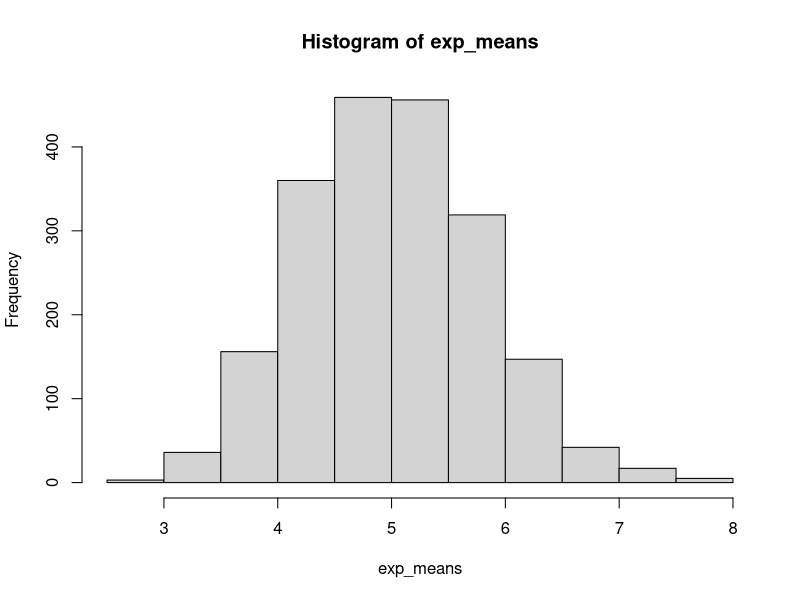
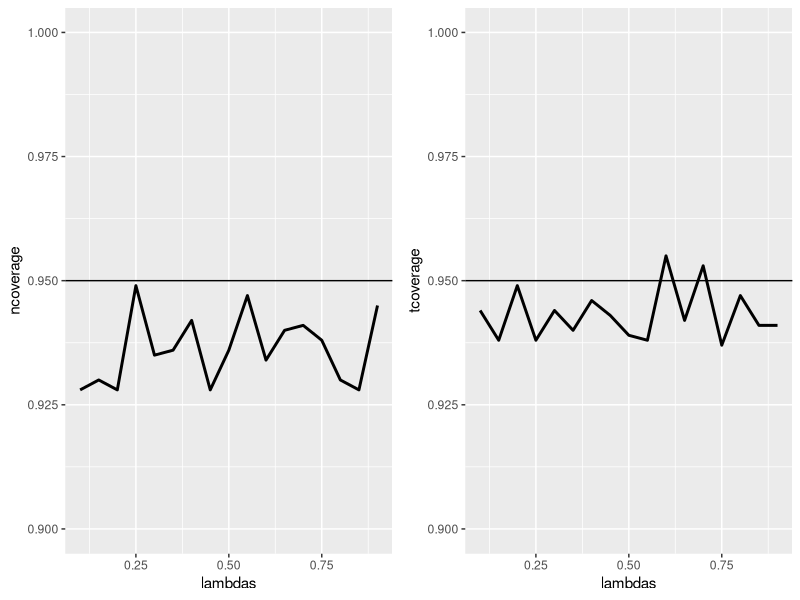

Recreate these plots in R, in order.
## ---- chunk 1
n <- 40
nsim <- 2000
lambda <- .2
exp_matrix <- matrix(data = rexp(n * nsim, lambda), nsim)

exp_means <- apply(X = exp_matrix, 1, mean)
#exp_sds <- apply(X = exp_matrix, 1, sd)
exp_vars <- apply(X = exp_matrix, 1, var)

hist(exp_means)
## ---- chunk 2
mean(exp_means)
## ---- chunk 3
sd(exp_means)
## ---- chunk 4
mean(exp_means) + c(-1,1) * qnorm(.975) * sd(exp_means) / sqrt(n)
## ---- chunk 5
library(ggplot2)
library(gridExtra)
## ---- chunk 6
lambdas <- seq(0.1, 0.9, by = .05);
nsim <- 1000
n <- 40

ncoverage <- sapply(lambdas, function(lambda){
  m <- matrix(rexp(nsim*n, rate = lambda), nsim)
  x <- apply(m, 1, mean)
  ll <- x - qnorm(.975) * x/sqrt(n)
  ul <- x + qnorm(.975) * x/sqrt(n)
  mean(ll < 1/lambda & ul > 1/lambda)
})

tcoverage <- sapply(lambdas, function(lambda){
  m <- matrix(rexp(nsim*n, rate = lambda), nsim)
  x <- apply(m, 1, mean)
  ll <- x - qt(.975, n-1) * x/sqrt(n)
  ul <- x + qt(.975, n-1) * x/sqrt(n)
  mean(ll < 1/lambda & ul > 1/lambda)
})

plot1 <- ggplot(data.frame(lambdas, ncoverage),
       aes(x = lambdas, y = ncoverage)) +
  geom_line(size = 1) +
  geom_hline(yintercept = 0.95) +
  ylim(0.9, 1.0)

plot2 <- ggplot(data.frame(lambdas, tcoverage),
       aes(x = lambdas, y = tcoverage)) +
  geom_line(size = 1) +
  geom_hline(yintercept = 0.95) +
  ylim(0.9, 1.0)

grid.arrange(plot1, plot2, ncol=2)
## ---- chunk 7
cat(sprintf("Average ncoverage = %f", mean(ncoverage)))
cat(sprintf("Average tcoverage = %f", mean(tcoverage)))
